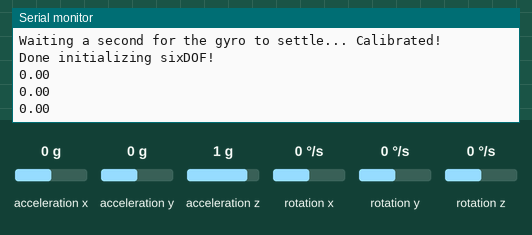
Recording of a sketch running on a simulated Arduino Uno, built with avr-gcc and run on an emulated ATmega328P. Shown: the last lines printed to the serial monitor. Wiring (inferred from the names in the program): ADXL345 accelerometer at I2C address 0x53; ITG-3200 gyroscope at I2C address 0x68. Inputs (shaded band) come from the test bench; at power-on: rotation y 0 °/s, acceleration x 0 g, acceleration y 0 g, acceleration z 1 g, rotation x 0 °/s, rotation z 0 °/s.

Above: at 3.0 s.
3.1 s: rotation y set to -192 °/s
At 3.8 s:
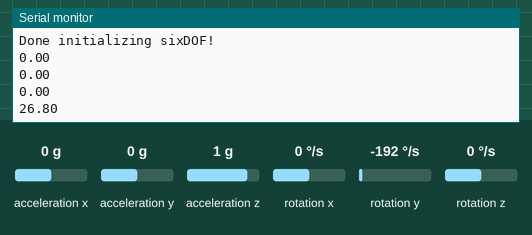
4.6 s: acceleration x set to -1.4 g
At 5.3 s:
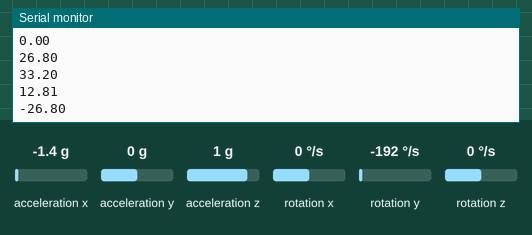
6.1 s: acceleration y set to -1.4 g
At 6.8 s:
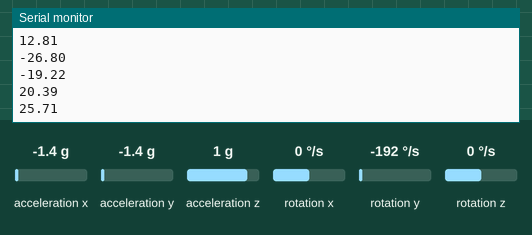
7.6 s: acceleration z set to -1.4 g
At 8.4 s:
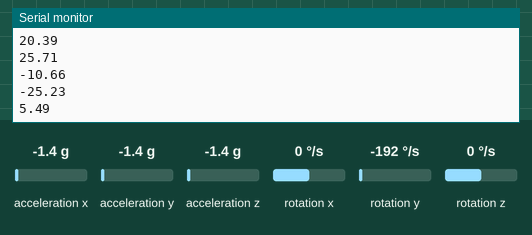
9.1 s: rotation x set to -192 °/s
At 9.1 s:
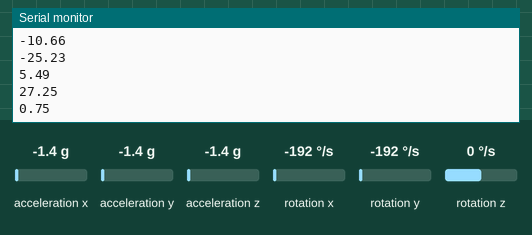
Timing chart, 0 to 11.6 s (numbered marks = the images above; inputs shaded):
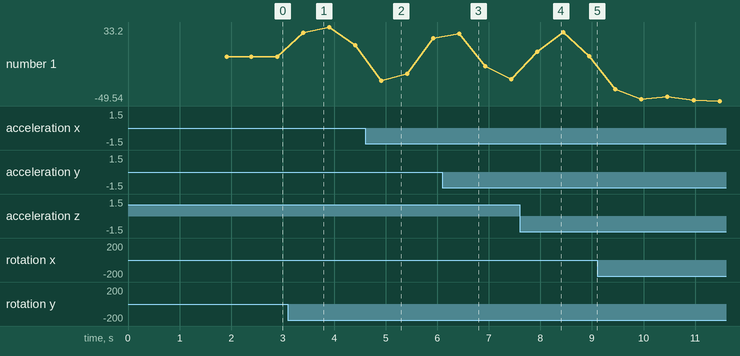

The sketch:

IMU_Testing.ino
```cpp
//John Dingley 08/03/2014   IMU TESTING PROFRAM
//This program modified slightly from Piddybot program see below. If you wire up the Sparkfun Digital IMU and connect
//the USB lead to your computer and open the Serial View window (9600 Baud)
//then when you move the IMU from the flat position you will see the displayed "angle" varies from zero when level
//through -ve values when tilted one way to +ve similar sized values when tilted the other way.

//This code therefore allows you to test your IMU is working OK and talking to the Arduino before attaching the Sabertooth power controller
//or attaching the deadman switch, steering rocker switch or the balance point fine tuning rocker switch.

// Modified from PIDDYBOT Self Balancing Program
// Program Written and Pieced together by Sean Hodgins.
// The program was morphed from many programs.
// With that being said If you feel you see something that
// is your work and want credit, feel free to contact me.
// Http://Idlehandsproject.com
// This is free to be shared, altered, and used.
// It is in no way "Finished".
// Find the Second target angle and tune for your bot, it may be different.
// LIBRARIES
#include <Wire.h>
#include <FreeSixIMU.h>
#include <FIMU_ADXL345.h>
#include <FIMU_ITG3200.h>

FreeSixIMU sixDOF = FreeSixIMU();


const int AvgAngles = 3;
 float prevTargetAngle = 0;
 float targetAngle = 0;


float angles[5];

float currAngle, prevAngle;
float prevAngles[AvgAngles];
int prevAngleI = 0;

// time vars
int currTime = 0;
int prevTime = 0;


float errorSum = 0;
float currError = 0;
float prevError = 0;
float iTerm = 0;
float dTerm = 0;
float pTerm = 0;

//Location PID CONTROL - These are the PID control for the robot trying to hold its location.
  float Lp = 0.5;
  float Li = 0.05;
  float Ld = 0.4;
  float offsetLoc = 0;
  float pT,iT,dT = 0;
  float errorS = 0;
  float prevE = 0;

void setup() {


  // Serial Connection
  Serial.begin(9600);

  // IMU Connection
  Wire.begin();

  delay(5);
  sixDOF.init(); //Begin the IMU
  delay(5);

}


void loop() {

  updateAngle();
  Serial.println(currAngle);
  delay(500);

}


void updateAngle() {
  sixDOF.getYawPitchRoll(angles);
  prevAngles[prevAngleI] = angles[1];
  prevAngleI = (prevAngleI + 1) % AvgAngles;
  float sum = 0;
  for (int i = 0; i < AvgAngles; i++)
      sum += prevAngles[i];
  currAngle = sum / AvgAngles;
  prevAngle = currAngle;

}
```

Measured:
- after the input at 3.1 s, the serial monitor: prints a new line after 0.30 s (image 1)
- after the input at 6.1 s, the serial monitor: prints a new line after 0.33 s (image 3)
- after the input at 7.6 s, the serial monitor: prints a new line after 0.34 s (image 4)
- plotted number 1: 0 → 12.81 after the input at 3.1 s, 20.39 → -25.23 after the input at 6.1 s, -25.23 → 0.75 after the input at 7.6 s, 0.75 → -49.54 after the input at 9.1 s
